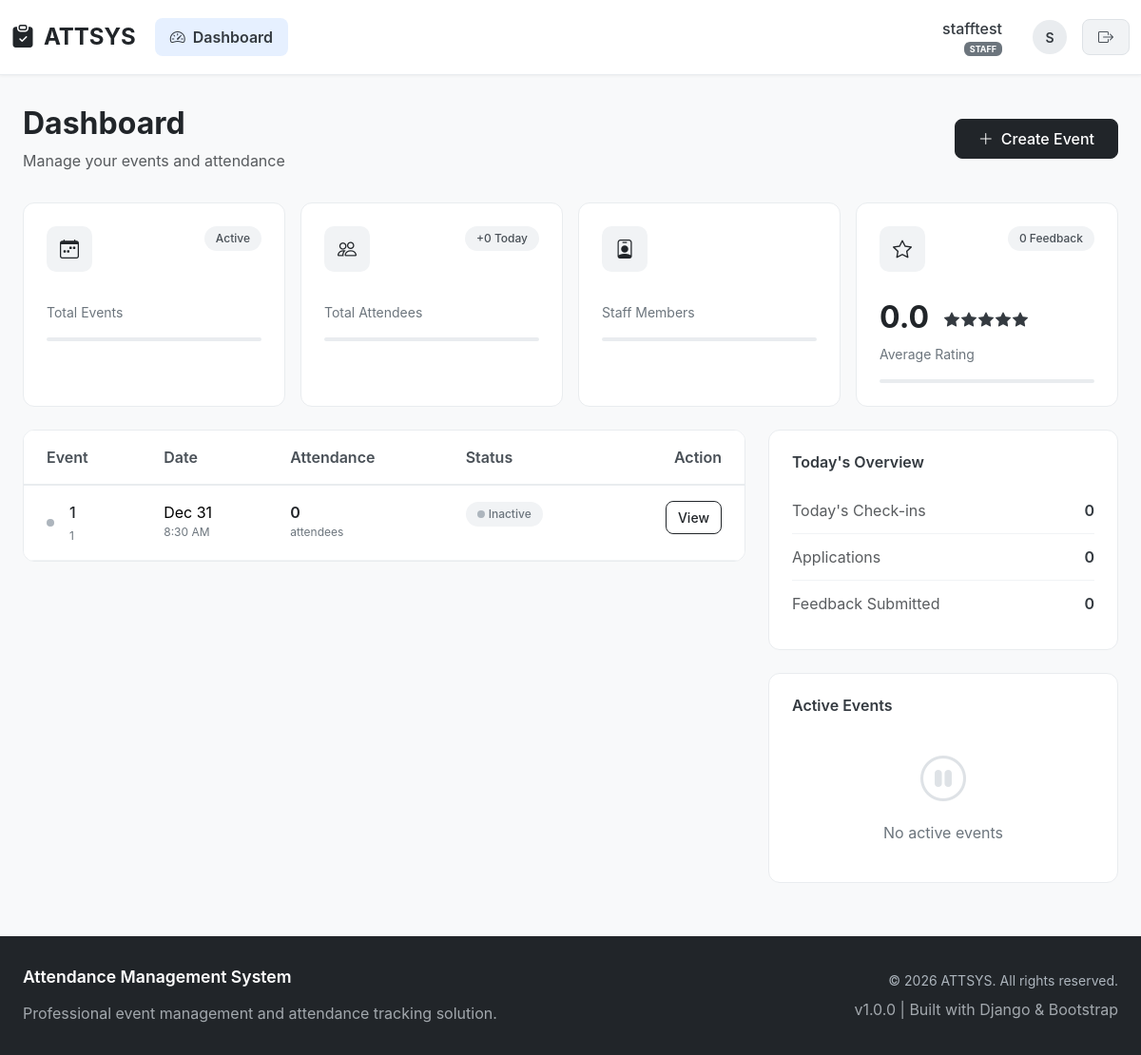
The app's page /attsys/ (signed in), older data.
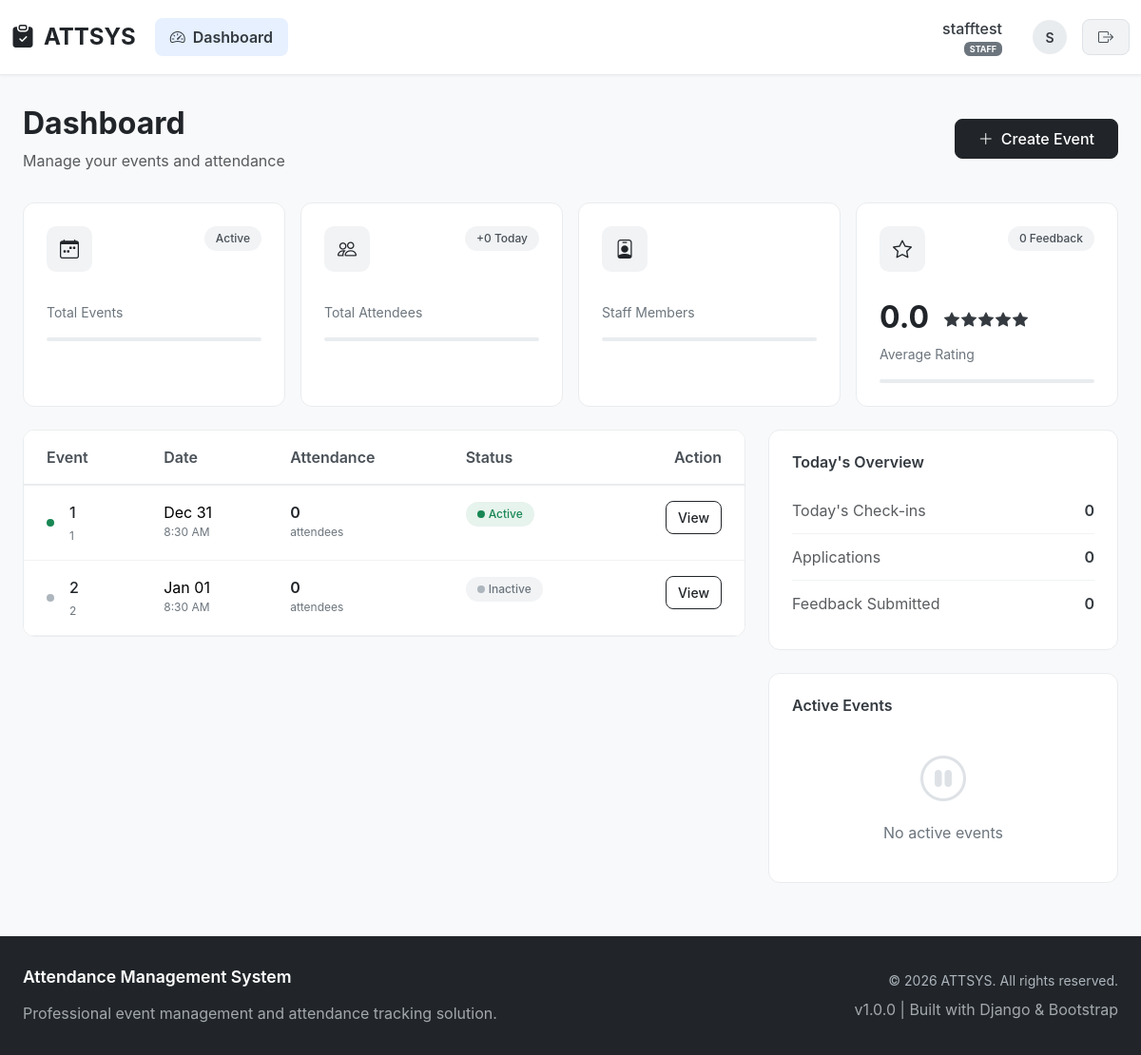
The same page, newer data.
### attsys/models.py (models this page shows, shortened)
class User(AbstractUser):
    ROLE_CHOICES = (
        ('ADMIN', 'Admin'),
        ('STAFF', 'Staff'),
    )
    role = models.CharField(max_length=10, choices=ROLE_CHOICES)
    phone_number = models.CharField(max_length=15, blank=True)

class Event(models.Model):
    title = models.CharField(max_length=200)
    description = models.TextField(blank=True)
    venue = models.CharField(max_length=200)
    date = models.DateField()
    start_time = models.TimeField()
    end_time = models.TimeField()
    created_by = models.ForeignKey(
        User,
        on_delete=models.CASCADE,
        related_name='events'
    )
    assigned_staff = models.ManyToManyField(
        settings.AUTH_USER_MODEL,
        blank=True,
        related_name='assigned_events'
    )
    check_in_token = models.UUIDField(default=uuid.uuid4, unique=True)
    is_active = models.BooleanField(default=False)
    created_at = models.DateTimeField(auto_now_add=True)

### attsys/views.py (the view, shortened to what this page needs)
# urls.py: path('', views.dashboard, name='dashboard'),
@login_required
def dashboard(request):
    if not request.user.is_active:
        return redirect('login')
    events = Event.objects.filter(created_by=request.user)
    return render(request, 'dashboard.html', {'events': events})

### attsys/templates/dashboard.html (shortened to what this page needs)
{% extends 'base.html' %}
{% block content %}
<div class="dashboard-container">
    <div class="page-header">
        <div class="d-flex justify-content-between align-items-center">
            <div>
                <h1 class="h2 fw-bold mb-2 text-dark">Dashboard</h1>
                <p class="text-muted mb-0">
                    {% if user.role == 'ADMIN' %}
                    System overview and analytics
                    {% else %}
                    Manage your events and attendance
                    {% endif %}
                </p>
            </div>
            {% if user.role == 'STAFF' %}
            <a href="{% url 'create_event' %}" class="btn btn-dark d-flex align-items-center">
                <i class="bi bi-plus-lg me-2"></i>
                Create Event
            </a>
            {% endif %}
        </div>
    </div>
    <div class="row g-3 mb-4">
        <div class="col-xl-3 col-lg-6 col-md-6">
            <div class="stat-card">
                <div class="d-flex justify-content-between align-items-start mb-3">
                    <div class="stat-icon">
                        <i class="bi bi-calendar-week"></i>
                    </div>
                    <span class="stat-badge">
                        {{ active_events }} Active
                    </span>
                </div>
                <div class="stat-label">Total Events</div>
                <div class="progress-thin mt-2">
                </div>
            </div>
        </div>
        <div class="col-xl-3 col-lg-6 col-md-6">
            <div class="stat-card">
                <div class="d-flex justify-content-between align-items-start mb-3">
                    <div class="stat-icon">
                        <i class="bi bi-people"></i>
                    </div>
                    <span class="stat-badge">
                        +{{ today_checkins|default:0 }} Today
                    </span>
                </div>
                <div class="stat-label">Total Attendees</div>
                <div class="progress-thin mt-2">
                </div>
            </div>
        </div>
        <div class="col-xl-3 col-lg-6 col-md-6">
            <div class="stat-card">
                <div class="d-flex justify-content-between align-items-start mb-3">
                    <div class="stat-icon">
                        <i class="bi bi-person-badge"></i>
                    </div>
                </div>
                <div class="stat-label">Staff Members</div>
                <div class="progress-thin mt-2">
                </div>
            </div>
        </div>
        <div class="col-xl-3 col-lg-6 col-md-6">
            <div class="stat-card">
                <div class="d-flex justify-content-between align-items-start mb-3">
                    <div class="stat-icon">
                        <i class="bi bi-star"></i>
                    </div>
                    <span class="stat-badge">
                        {{ total_feedback|default:0 }} Feedback
                    </span>
                </div>
                <div class="d-flex align-items-center mb-2">
                    <div class="stat-value me-3">
                        {% if avg_rating %}{{ avg_rating|floatformat:1 }}{% else %}0.0{% endif %}
                    </div>
                    <div class="star-rating">
                        {% with rating=avg_rating|default:0 %}
                        {% for i in "12345"|make_list %}
                        <i class="bi bi-star-fill {% if forloop.counter <= rating %}text-warning{% else %}text-gray-300{% endif %}"></i>
                        {% endfor %}
                        {% endwith %}
                    </div>
                </div>
                <div class="stat-label">Average Rating</div>
                <div class="progress-thin mt-2">
                </div>
            </div>
        </div>
    </div>
    <div class="row">
        <div class="col-lg-8 mb-4">
            <div class="dashboard-section">
                <div class="dashboard-table">
                    <div class="table-responsive">
                        <table class="table table-hover mb-0">
                            <thead>
                                <tr>
                                    <th class="ps-4">Event</th>
                                    <th>Date</th>
                                    <th>Attendance</th>
                                    <th>Status</th>
                                    <th class="pe-4 text-end">Action</th>
                                </tr>
                            </thead>
                            <tbody>
                                {% for event in events|slice:":10" %}
                                <tr>
                                    <td class="ps-4">
                                        <div class="d-flex align-items-center">
                                            <div class="event-indicator {% if event.is_active %}indicator-active{% else %}indicator-inactive{% endif %} me-3"></div>
                                            <div>
                                                <div class="event-title">{{ event.title|truncatechars:30 }}</div>
                                                <div class="event-meta">{{ event.venue|truncatechars:25 }}</div>
                                            </div>
                                        </div>
                                    </td>
                                    <td>
                                        <div>{{ event.date|date:"M d" }}</div>
                                        <div class="event-meta">{{ event.start_time|time:"g:i A" }}</div>
                                    </td>
                                    <td>
                                        <div class="attendance-count">{{ event.attendees.count }}</div>
                                        <div class="event-meta">attendees</div>
                                    </td>
                                    <td>
                                        <span class="event-status {% if event.is_active %}status-active{% else %}status-inactive{% endif %}">
                                            <span class="event-indicator {% if event.is_active %}indicator-active{% else %}indicator-inactive{% endif %} me-1"></span>
                                            {% if event.is_active %}Active{% else %}Inactive{% endif %}
                                        </span>
                                    </td>
                                    <td class="pe-4 text-end">
                                        <a href="{% url 'event_detail' event.id %}" class="btn btn-outline-dark btn-action">
                                            View
                                        </a>
                                    </td>
                                </tr>
                                {% endfor %}
                            </tbody>
                        </table>
                    </div>
                </div>
            </div>
        </div>
        <div class="col-lg-4">
            <div class="quick-stats-card mb-4">
                <h6 class="fw-semibold mb-3">Today's Overview</h6>
                <div class="quick-stat-item">
                    <span class="text-muted">Today's Check-ins</span>
                    <span class="fw-semibold">{{ today_checkins|default:0 }}</span>
                </div>
                <div class="quick-stat-item">
                    <span class="text-muted">Applications</span>
                    <span class="fw-semibold">{{ total_applications|default:0 }}</span>
                </div>
                <div class="quick-stat-item">
                    <span class="text-muted">Feedback Submitted</span>
                    <span class="fw-semibold">{{ total_feedback|default:0 }}</span>
                </div>
            </div>
            <div class="quick-stats-card">
                <h6 class="fw-semibold mb-3">Active Events</h6>
                {% if active_events > 0 %}
                <ul class="active-events-list">
                    {% for event in events %}
                        {% if event.is_active and forloop.counter <= 3 %}
                        <li class="active-event-item">
                            <div>
                                <div class="event-title">{{ event.title|truncatechars:20 }}</div>
                                <div class="event-meta">{{ event.attendees.count }} checked in</div>
                            </div>
                            <a href="{% url 'event_detail' event.id %}" class="text-decoration-none text-dark">
                                <i class="bi bi-arrow-right"></i>
                            </a>
                        </li>
                        {% endif %}
                    {% endfor %}
                </ul>
                {% else %}
                <div class="empty-state py-3">
                    <i class="bi bi-pause-circle"></i>
                    <p class="mt-2 mb-0 fs-8">No active events</p>
                </div>
                {% endif %}
            </div>
        </div>
    </div>
</div>
{% endblock %}

### attsys/templates/base.html (shortened to what this page needs)
<!DOCTYPE html>
<html lang="en">
<head>
    <link href="https://cdn.jsdelivr.net/npm/bootstrap@5.3.2/dist/css/bootstrap.min.css" rel="stylesheet">
    <link rel="stylesheet" href="https://cdn.jsdelivr.net/npm/bootstrap-icons@1.11.0/font/bootstrap-icons.css">
</head>
<body>
    <nav class="navbar navbar-expand-lg navbar-light">
        <div class="container-fluid">
            <a class="navbar-brand d-flex align-items-center" href="{% url 'dashboard' %}">
                <i class="bi bi-clipboard-check-fill"></i>
                ATTSYS
            </a>
            <div class="collapse navbar-collapse" id="navbarNav">
                <ul class="navbar-nav me-auto">
                    {% if user.is_authenticated %}
                        {% if user.role == 'ADMIN' %}
                            <li class="nav-item">
                                <a class="nav-link {% if request.resolver_match.url_name == 'admin_dashboard' %}active{% endif %}"
                                   href="{% url 'dashboard' %}">
                                    <i class="bi bi-speedometer2"></i>Dashboard
                                </a>
                            </li>
                        {% else %}
                            <li class="nav-item">
                                <a class="nav-link {% if request.resolver_match.url_name == 'dashboard' %}active{% endif %}"
                                   href="{% url 'dashboard' %}">
                                    <i class="bi bi-speedometer2"></i>Dashboard
                                </a>
                            </li>
                        {% endif %}
                    {% endif %}
                </ul>
                {% if user.is_authenticated %}
                <div class="navbar-nav align-items-center ms-auto">
                    <div class="nav-item">
                        <div class="user-info">
                            <div class="text-end me-3">
                                <div class="user-name">{{ user.username }}</div>
                                <div class="user-role">
                                    {% if user.role == 'ADMIN' %}
                                    <span class="badge bg-primary">ADMIN</span>
                                    {% else %}
                                    <span class="badge bg-secondary">STAFF</span>
                                    {% endif %}
                                </div>
                            </div>
                            <div class="user-avatar">
                                {{ user.username|first|upper }}
                            </div>
                            <form method="post" action="{% url 'logout' %}" class="m-0">
                                <button type="submit" class="btn-logout">
                                    <i class="bi bi-box-arrow-right"></i>
                                </button>
                            </form>
                        </div>
                    </div>
                </div>
                {% endif %}
            </div>
        </div>
    </nav>
    <main>
        <div class="container-fluid px-4">
            {% block content %}{% endblock %}
        </div>
    </main>
    <footer class="footer">
        <div class="container-fluid px-4">
            <div class="row align-items-center">
                <div class="col-md-6">
                    <h6 class="footer-title">Attendance Management System</h6>
                    <p class="mb-0 fs-7 opacity-75">
                        Professional event management and attendance tracking solution.
                    </p>
                </div>
                <div class="col-md-6 text-md-end mt-3 mt-md-0">
                    <div class="copyright">
                        © {% now "Y" %} ATTSYS. All rights reserved.
                    </div>
                    <div class="mt-2 fs-8 opacity-75">
                        v1.0.0 | Built with Django & Bootstrap
                    </div>
                </div>
            </div>
        </div>
    </footer>
</body>
</html>

Row changes from the older to the newer data that the page shows:
changed Event "Dec 31": is_active "Inactive" → "Active"
added Event: is_active False (drawn), title "2", venue "2", date "Jan 01", start_time "8:30 AM", attendees.count "0"
